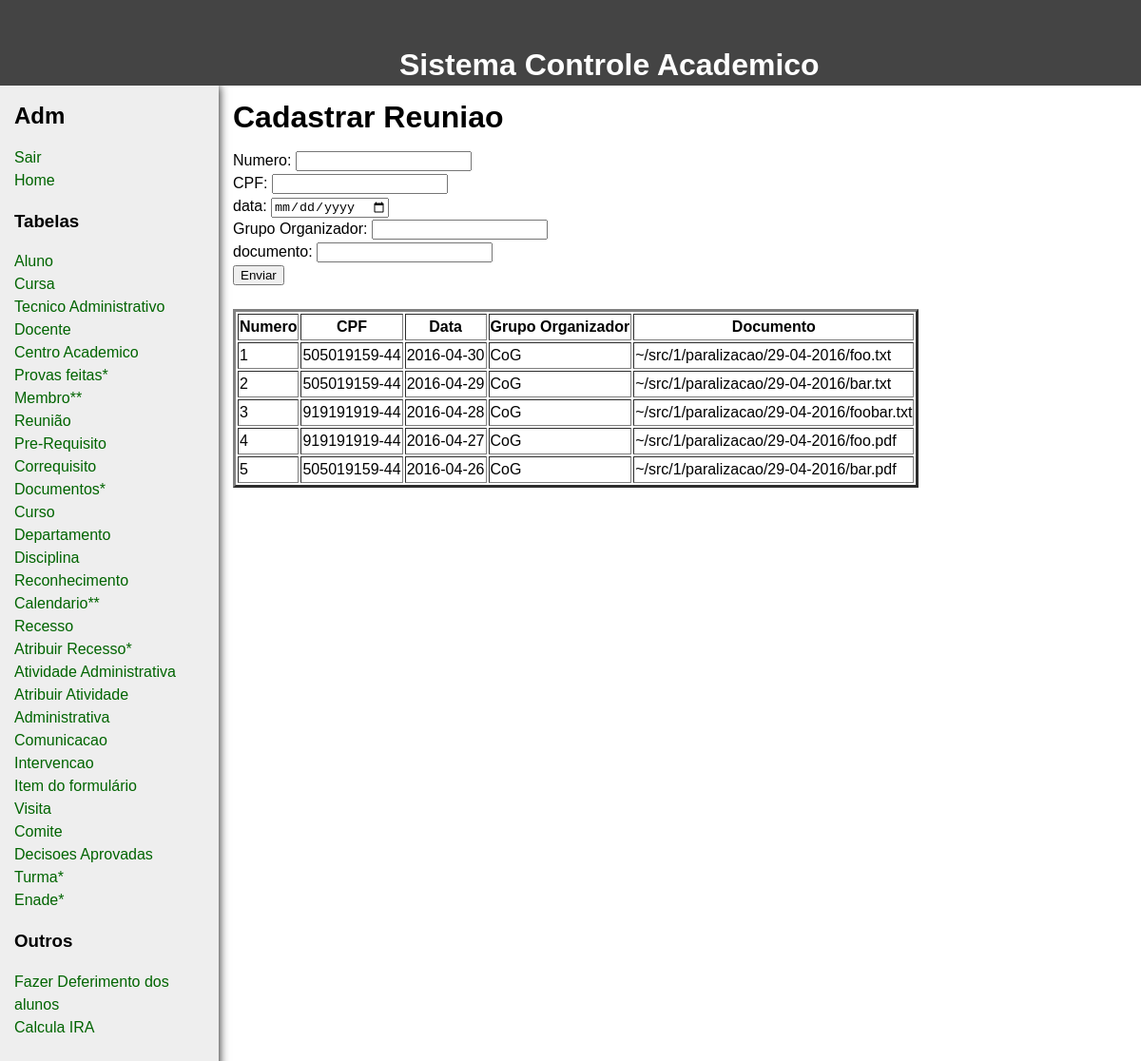
The app's page /NovaInterface/criarReuniao.php, older data.
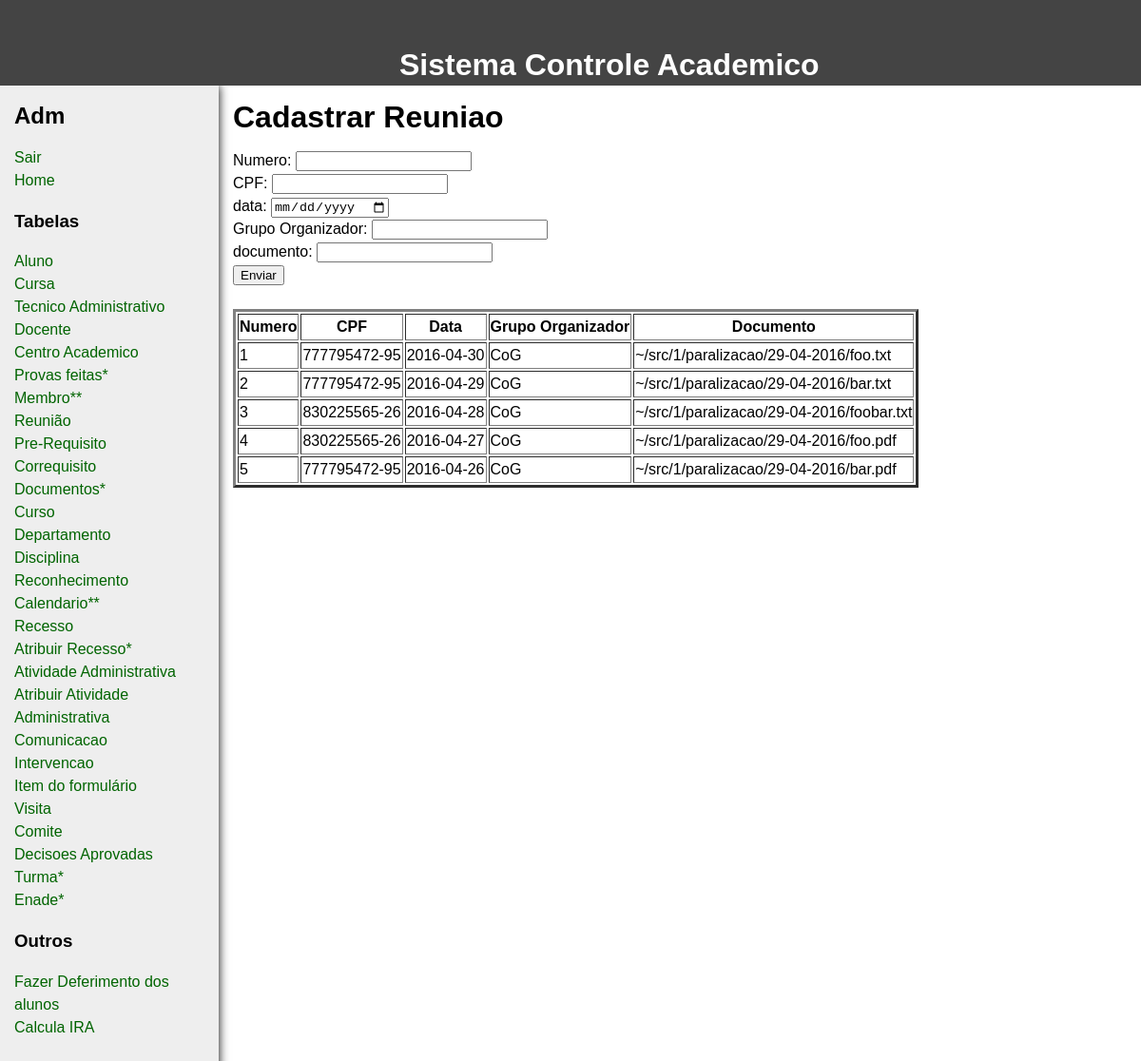
The same page, newer data.
### tables this page shows
CREATE TABLE reuniao (
    numero              INT,
    cpf                 CHAR(12),
    data                DATE,
    grupo_organizador   CHAR(255),
    documento           CHAR(255),
    CONSTRAINT reunia_cpf_membro_fk FOREIGN KEY (cpf) references membro(cpf),
    CONSTRAINT reuniao_pk PRIMARY KEY(numero)
);

### NovaInterface/criarReuniao.php (the view, shortened to what this page needs)
<!DOCTYPE html>
<html>
	<head>
    <div class id=head>
    <b> Sistema Controle Academico </b>
    </div>
    </head>
	<body>
		<div id="wrapper">
			<main>
				<div id="content">
					<div class="innertube">
						<h1>Cadastrar Reuniao</h1>
						<p>
					      <form action="criarReuniao.php" method="post">
					      Numero: <input type="text" name="numero"/><br>
					      CPF: <input type="text" name="cpf"/><br>
					      data: <input type="date" name="data"/><br>
					      Grupo Organizador: <input type="text" name="grupo_organizador"/><br>
					      documento: <input type="text" name="documento"/><br>
					      <input type="submit" value="Enviar" name="submit">
					      </form>
					      <?php
					      $host     = "localhost";
					      $port     = 3306;
					      $socket   = "";
					      $user     = "root";
					      $password = "";
					      $dbname   = "labbd";
					      $con = new mysqli($host, $user, $password, $dbname, $port, $socket)
						      or die ('Could not connect to the database server' . mysqli_connect_error());
					      $sql = "SELECT * FROM reuniao";
					      $result = $con->query($sql);
					      echo "<br>";
					      echo "<table border=3>";
					      echo "<th> Numero </th> <th> CPF </th> <th> Data </th> <th> Grupo Organizador </th> <th> Documento </th>";
					      if ($result->num_rows > 0) {
						  while($row = $result->fetch_assoc()) {
						    echo "<tr>";
						      echo "<td>" ;
						      echo  $row["numero"];
						      echo "</td>";
						      echo "<td>" ;
						      echo $row["cpf"];
						      echo "</td>";
						      echo "<td>" ;
						      echo $row["data"];
						      echo "</td>";
						      echo "<td>" ;
						      echo $row["grupo_organizador"];
						      echo "</td>";
						      echo "<td>" ;
						      echo $row["documento"];
						      echo "</td>";
						    echo "</tr>";
						  }
					      echo "</table>";
					      } else {
						  echo "0 results";
					      }
					   ?>
           					</p>
					</div>
				</div>
			</main>
     <?php include("sidebarAdm.php"); ?>
   </div>
 </body>
</html>

Row changes from the older to the newer data that the page shows:
changed reuniao "~/src/1/paralizacao/29-04-2016/foo.txt": cpf "505019159-44" → "777795472-95"
changed reuniao "~/src/1/paralizacao/29-04-2016/bar.txt": cpf "505019159-44" → "777795472-95"
changed reuniao "~/src/1/paralizacao/29-04-2016/foobar.txt": cpf "919191919-44" → "830225565-26"
changed reuniao "~/src/1/paralizacao/29-04-2016/foo.pdf": cpf "919191919-44" → "830225565-26"
changed reuniao "~/src/1/paralizacao/29-04-2016/bar.pdf": cpf "505019159-44" → "777795472-95"
